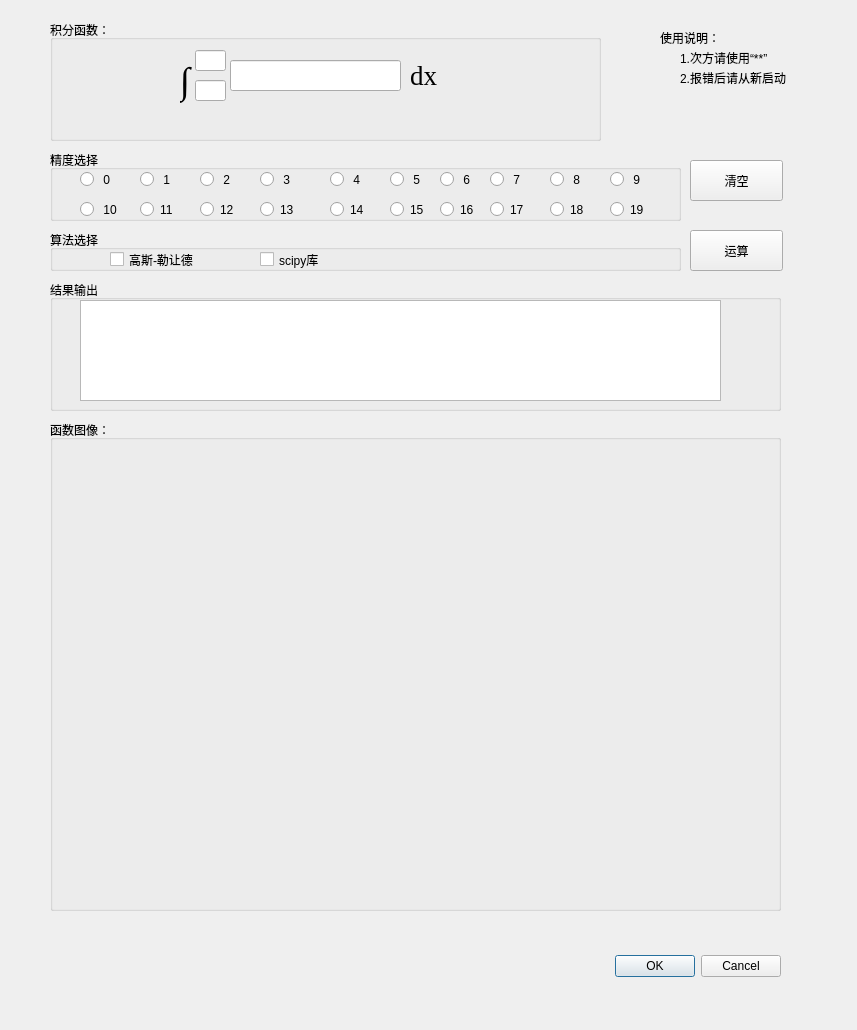
<?xml version="1.0" encoding="UTF-8"?>
<ui version="4.0">
 <class>Dialog</class>
 <widget class="QDialog" name="Dialog">
  <property name="geometry">
   <rect>
    <x>0</x>
    <y>0</y>
    <width>857</width>
    <height>1030</height>
   </rect>
  </property>
  <property name="windowTitle">
   <string>Dialog</string>
  </property>
  <widget class="QDialogButtonBox" name="buttonBox">
   <property name="geometry">
    <rect>
     <x>440</x>
     <y>950</y>
     <width>341</width>
     <height>32</height>
    </rect>
   </property>
   <property name="orientation">
    <enum>Qt::Horizontal</enum>
   </property>
   <property name="standardButtons">
    <set>QDialogButtonBox::Cancel|QDialogButtonBox::Ok</set>
   </property>
  </widget>
  <widget class="QGroupBox" name="groupBox">
   <property name="geometry">
    <rect>
     <x>50</x>
     <y>150</y>
     <width>631</width>
     <height>71</height>
    </rect>
   </property>
   <property name="title">
    <string>精度选择</string>
   </property>
   <widget class="QRadioButton" name="radioButton">
    <property name="geometry">
     <rect>
      <x>30</x>
      <y>20</y>
      <width>51</width>
      <height>19</height>
     </rect>
    </property>
    <property name="text">
     <string> 0</string>
    </property>
   </widget>
   <widget class="QRadioButton" name="radioButton_2">
    <property name="geometry">
     <rect>
      <x>90</x>
      <y>20</y>
      <width>51</width>
      <height>19</height>
     </rect>
    </property>
    <property name="text">
     <string> 1</string>
    </property>
   </widget>
   <widget class="QRadioButton" name="radioButton_3">
    <property name="geometry">
     <rect>
      <x>150</x>
      <y>20</y>
      <width>51</width>
      <height>19</height>
     </rect>
    </property>
    <property name="text">
     <string> 2</string>
    </property>
   </widget>
   <widget class="QRadioButton" name="radioButton_4">
    <property name="geometry">
     <rect>
      <x>210</x>
      <y>20</y>
      <width>51</width>
      <height>19</height>
     </rect>
    </property>
    <property name="text">
     <string> 3</string>
    </property>
   </widget>
   <widget class="QRadioButton" name="radioButton_5">
    <property name="geometry">
     <rect>
      <x>280</x>
      <y>20</y>
      <width>51</width>
      <height>19</height>
     </rect>
    </property>
    <property name="text">
     <string> 4</string>
    </property>
   </widget>
   <widget class="QRadioButton" name="radioButton_6">
    <property name="geometry">
     <rect>
      <x>340</x>
      <y>20</y>
      <width>51</width>
      <height>19</height>
     </rect>
    </property>
    <property name="text">
     <string> 5</string>
    </property>
   </widget>
   <widget class="QRadioButton" name="radioButton_7">
    <property name="geometry">
     <rect>
      <x>390</x>
      <y>20</y>
      <width>51</width>
      <height>19</height>
     </rect>
    </property>
    <property name="text">
     <string> 6</string>
    </property>
   </widget>
   <widget class="QRadioButton" name="radioButton_8">
    <property name="geometry">
     <rect>
      <x>440</x>
      <y>20</y>
      <width>51</width>
      <height>19</height>
     </rect>
    </property>
    <property name="text">
     <string> 7</string>
    </property>
   </widget>
   <widget class="QRadioButton" name="radioButton_9">
    <property name="geometry">
     <rect>
      <x>500</x>
      <y>20</y>
      <width>51</width>
      <height>19</height>
     </rect>
    </property>
    <property name="text">
     <string> 8</string>
    </property>
   </widget>
   <widget class="QRadioButton" name="radioButton_10">
    <property name="geometry">
     <rect>
      <x>560</x>
      <y>20</y>
      <width>51</width>
      <height>19</height>
     </rect>
    </property>
    <property name="text">
     <string> 9</string>
    </property>
   </widget>
   <widget class="QRadioButton" name="radioButton_11">
    <property name="geometry">
     <rect>
      <x>30</x>
      <y>50</y>
      <width>51</width>
      <height>19</height>
     </rect>
    </property>
    <property name="text">
     <string> 10</string>
    </property>
   </widget>
   <widget class="QRadioButton" name="radioButton_12">
    <property name="geometry">
     <rect>
      <x>90</x>
      <y>50</y>
      <width>51</width>
      <height>19</height>
     </rect>
    </property>
    <property name="text">
     <string>11</string>
    </property>
   </widget>
   <widget class="QRadioButton" name="radioButton_13">
    <property name="geometry">
     <rect>
      <x>150</x>
      <y>50</y>
      <width>51</width>
      <height>19</height>
     </rect>
    </property>
    <property name="text">
     <string>12</string>
    </property>
   </widget>
   <widget class="QRadioButton" name="radioButton_14">
    <property name="geometry">
     <rect>
      <x>210</x>
      <y>50</y>
      <width>51</width>
      <height>19</height>
     </rect>
    </property>
    <property name="text">
     <string>13</string>
    </property>
   </widget>
   <widget class="QRadioButton" name="radioButton_15">
    <property name="geometry">
     <rect>
      <x>280</x>
      <y>50</y>
      <width>51</width>
      <height>19</height>
     </rect>
    </property>
    <property name="text">
     <string>14</string>
    </property>
   </widget>
   <widget class="QRadioButton" name="radioButton_16">
    <property name="geometry">
     <rect>
      <x>340</x>
      <y>50</y>
      <width>51</width>
      <height>19</height>
     </rect>
    </property>
    <property name="text">
     <string>15</string>
    </property>
   </widget>
   <widget class="QRadioButton" name="radioButton_17">
    <property name="geometry">
     <rect>
      <x>390</x>
      <y>50</y>
      <width>51</width>
      <height>19</height>
     </rect>
    </property>
    <property name="text">
     <string>16</string>
    </property>
   </widget>
   <widget class="QRadioButton" name="radioButton_18">
    <property name="geometry">
     <rect>
      <x>440</x>
      <y>50</y>
      <width>51</width>
      <height>19</height>
     </rect>
    </property>
    <property name="text">
     <string>17</string>
    </property>
   </widget>
   <widget class="QRadioButton" name="radioButton_19">
    <property name="geometry">
     <rect>
      <x>500</x>
      <y>50</y>
      <width>51</width>
      <height>19</height>
     </rect>
    </property>
    <property name="text">
     <string>18</string>
    </property>
   </widget>
   <widget class="QRadioButton" name="radioButton_20">
    <property name="geometry">
     <rect>
      <x>560</x>
      <y>50</y>
      <width>51</width>
      <height>19</height>
     </rect>
    </property>
    <property name="text">
     <string>19</string>
    </property>
   </widget>
  </widget>
  <widget class="QPushButton" name="pushButton">
   <property name="geometry">
    <rect>
     <x>690</x>
     <y>230</y>
     <width>93</width>
     <height>41</height>
    </rect>
   </property>
   <property name="text">
    <string>运算</string>
   </property>
  </widget>
  <widget class="QGroupBox" name="groupBox_2">
   <property name="geometry">
    <rect>
     <x>50</x>
     <y>20</y>
     <width>551</width>
     <height>121</height>
    </rect>
   </property>
   <property name="title">
    <string>积分函数：</string>
   </property>
   <widget class="QLabel" name="label_3">
    <property name="geometry">
     <rect>
      <x>130</x>
      <y>30</y>
      <width>16</width>
      <height>61</height>
     </rect>
    </property>
    <property name="font">
     <font>
      <family>Times New Roman</family>
      <pointsize>28</pointsize>
     </font>
    </property>
    <property name="lineWidth">
     <number>1</number>
    </property>
    <property name="midLineWidth">
     <number>1</number>
    </property>
    <property name="text">
     <string>∫</string>
    </property>
   </widget>
   <widget class="QLineEdit" name="lineEdit">
    <property name="geometry">
     <rect>
      <x>145</x>
      <y>30</y>
      <width>31</width>
      <height>21</height>
     </rect>
    </property>
   </widget>
   <widget class="QLineEdit" name="lineEdit_3">
    <property name="geometry">
     <rect>
      <x>180</x>
      <y>40</y>
      <width>171</width>
      <height>31</height>
     </rect>
    </property>
    <property name="font">
     <font>
      <family>Times New Roman</family>
      <pointsize>12</pointsize>
     </font>
    </property>
    <property name="text">
     <string/>
    </property>
   </widget>
   <widget class="QLineEdit" name="lineEdit_2">
    <property name="geometry">
     <rect>
      <x>145</x>
      <y>60</y>
      <width>31</width>
      <height>21</height>
     </rect>
    </property>
   </widget>
   <widget class="QLabel" name="label_2">
    <property name="geometry">
     <rect>
      <x>360</x>
      <y>30</y>
      <width>31</width>
      <height>51</height>
     </rect>
    </property>
    <property name="font">
     <font>
      <family>Times New Roman</family>
      <pointsize>20</pointsize>
     </font>
    </property>
    <property name="lineWidth">
     <number>1</number>
    </property>
    <property name="midLineWidth">
     <number>1</number>
    </property>
    <property name="text">
     <string>dx</string>
    </property>
   </widget>
   <widget class="QLabel" name="label">
    <property name="geometry">
     <rect>
      <x>40</x>
      <y>60</y>
      <width>72</width>
      <height>15</height>
     </rect>
    </property>
    <property name="text">
     <string/>
    </property>
   </widget>
  </widget>
  <widget class="QPushButton" name="pushButton_2">
   <property name="geometry">
    <rect>
     <x>690</x>
     <y>160</y>
     <width>93</width>
     <height>41</height>
    </rect>
   </property>
   <property name="text">
    <string>清空</string>
   </property>
  </widget>
  <widget class="QLabel" name="label_4">
   <property name="geometry">
    <rect>
     <x>660</x>
     <y>30</y>
     <width>72</width>
     <height>15</height>
    </rect>
   </property>
   <property name="text">
    <string>使用说明：</string>
   </property>
  </widget>
  <widget class="QLabel" name="label_5">
   <property name="geometry">
    <rect>
     <x>680</x>
     <y>50</y>
     <width>181</width>
     <height>16</height>
    </rect>
   </property>
   <property name="text">
    <string>1.次方请使用“**”</string>
   </property>
  </widget>
  <widget class="QGroupBox" name="groupBox_3">
   <property name="geometry">
    <rect>
     <x>50</x>
     <y>230</y>
     <width>631</width>
     <height>41</height>
    </rect>
   </property>
   <property name="title">
    <string>算法选择</string>
   </property>
   <widget class="QCheckBox" name="checkBox">
    <property name="geometry">
     <rect>
      <x>60</x>
      <y>20</y>
      <width>111</width>
      <height>19</height>
     </rect>
    </property>
    <property name="text">
     <string>高斯-勒让德</string>
    </property>
   </widget>
   <widget class="QCheckBox" name="checkBox_2">
    <property name="geometry">
     <rect>
      <x>210</x>
      <y>20</y>
      <width>111</width>
      <height>19</height>
     </rect>
    </property>
    <property name="text">
     <string>scipy库</string>
    </property>
   </widget>
  </widget>
  <widget class="QGroupBox" name="groupBox_4">
   <property name="geometry">
    <rect>
     <x>50</x>
     <y>280</y>
     <width>731</width>
     <height>131</height>
    </rect>
   </property>
   <property name="title">
    <string>结果输出</string>
   </property>
   <widget class="QTextBrowser" name="textBrowser">
    <property name="geometry">
     <rect>
      <x>30</x>
      <y>20</y>
      <width>641</width>
      <height>101</height>
     </rect>
    </property>
   </widget>
  </widget>
  <widget class="QGroupBox" name="groupBox_5">
   <property name="geometry">
    <rect>
     <x>50</x>
     <y>420</y>
     <width>731</width>
     <height>491</height>
    </rect>
   </property>
   <property name="title">
    <string>函数图像：</string>
   </property>
  </widget>
  <widget class="QLabel" name="label_6">
   <property name="geometry">
    <rect>
     <x>680</x>
     <y>70</y>
     <width>181</width>
     <height>16</height>
    </rect>
   </property>
   <property name="text">
    <string>2.报错后请从新启动</string>
   </property>
  </widget>
 </widget>
 <resources/>
 <connections>
  <connection>
   <sender>buttonBox</sender>
   <signal>accepted()</signal>
   <receiver>Dialog</receiver>
   <slot>accept()</slot>
   <hints>
    <hint type="sourcelabel">
     <x>778</x>
     <y>684</y>
    </hint>
    <hint type="destinationlabel">
     <x>157</x>
     <y>274</y>
    </hint>
   </hints>
  </connection>
  <connection>
   <sender>buttonBox</sender>
   <signal>rejected()</signal>
   <receiver>Dialog</receiver>
   <slot>reject()</slot>
   <hints>
    <hint type="sourcelabel">
     <x>846</x>
     <y>690</y>
    </hint>
    <hint type="destinationlabel">
     <x>286</x>
     <y>274</y>
    </hint>
   </hints>
  </connection>
  <connection>
   <sender>pushButton_2</sender>
   <signal>clicked()</signal>
   <receiver>lineEdit_3</receiver>
   <slot>clear()</slot>
   <hints>
    <hint type="sourcelabel">
     <x>748</x>
     <y>172</y>
    </hint>
    <hint type="destinationlabel">
     <x>358</x>
     <y>80</y>
    </hint>
   </hints>
  </connection>
  <connection>
   <sender>pushButton_2</sender>
   <signal>clicked()</signal>
   <receiver>lineEdit_2</receiver>
   <slot>clear()</slot>
   <hints>
    <hint type="sourcelabel">
     <x>723</x>
     <y>180</y>
    </hint>
    <hint type="destinationlabel">
     <x>220</x>
     <y>93</y>
    </hint>
   </hints>
  </connection>
  <connection>
   <sender>pushButton_2</sender>
   <signal>clicked()</signal>
   <receiver>lineEdit</receiver>
   <slot>clear()</slot>
   <hints>
    <hint type="sourcelabel">
     <x>702</x>
     <y>173</y>
    </hint>
    <hint type="destinationlabel">
     <x>217</x>
     <y>58</y>
    </hint>
   </hints>
  </connection>
  <connection>
   <sender>pushButton</sender>
   <signal>clicked()</signal>
   <receiver>Dialog</receiver>
   <slot>operation()</slot>
   <hints>
    <hint type="sourcelabel">
     <x>753</x>
     <y>250</y>
    </hint>
    <hint type="destinationlabel">
     <x>863</x>
     <y>236</y>
    </hint>
   </hints>
  </connection>
 </connections>
 <slots>
  <slot>operation()</slot>
 </slots>
</ui>
